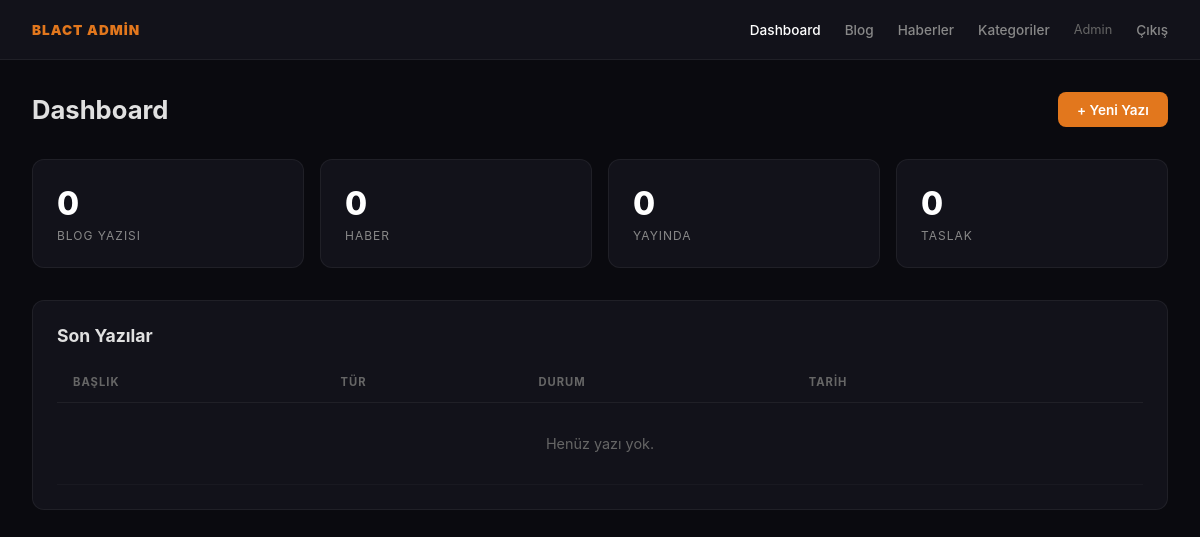
/admin/index.php (signed in), run on an earlier commit of the app's database.
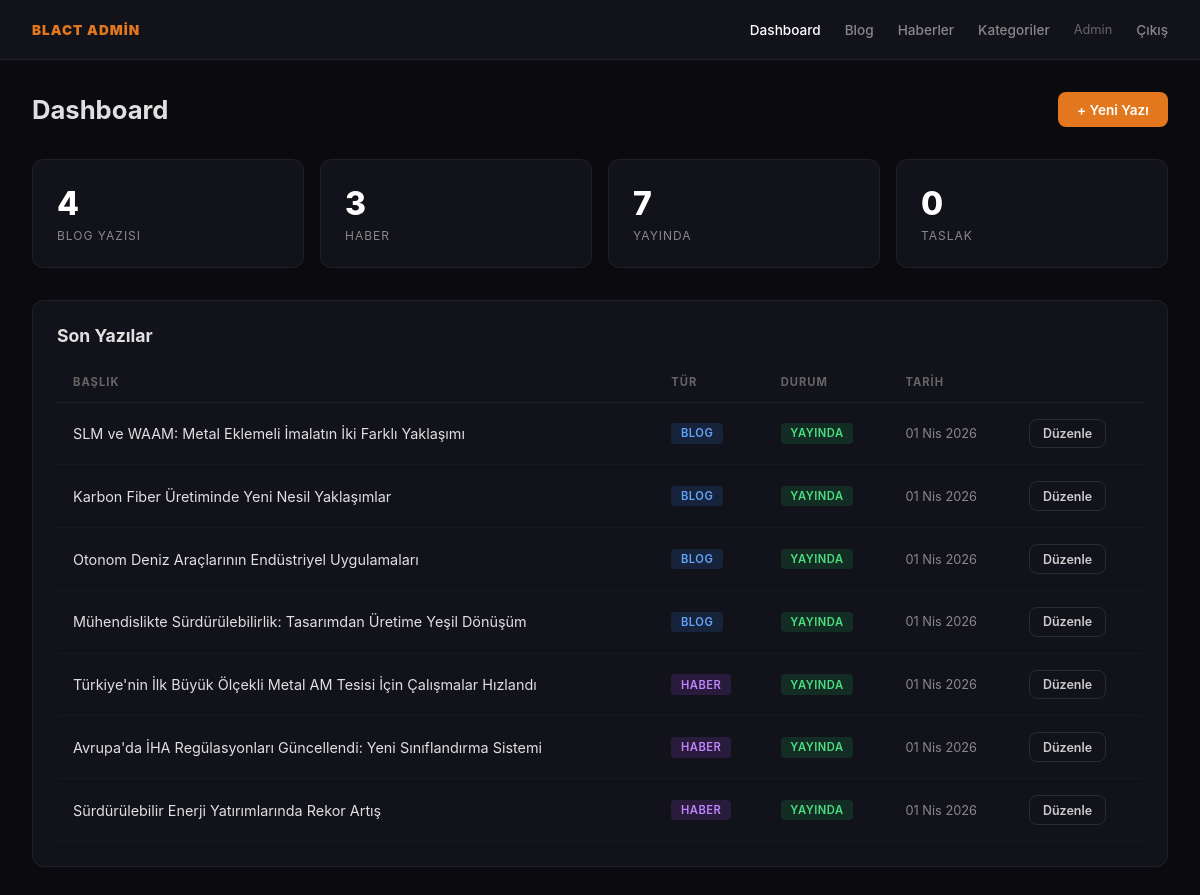
And on a later commit of the database.
### tables this page shows
CREATE TABLE posts (
    id INT AUTO_INCREMENT PRIMARY KEY,
    title VARCHAR(255) NOT NULL,
    slug VARCHAR(255) NOT NULL UNIQUE,
    excerpt TEXT,
    content LONGTEXT,
    image VARCHAR(255),
    category_id INT,
    type ENUM('blog', 'news') NOT NULL DEFAULT 'blog',
    status ENUM('draft', 'published') NOT NULL DEFAULT 'draft',
    read_time INT DEFAULT 5,
    author_id INT,
    published_at DATETIME,
    created_at TIMESTAMP DEFAULT CURRENT_TIMESTAMP,
    updated_at TIMESTAMP DEFAULT CURRENT_TIMESTAMP ON UPDATE CURRENT_TIMESTAMP,
    FOREIGN KEY (category_id) REFERENCES categories(id) ON DELETE SET NULL,
    FOREIGN KEY (author_id) REFERENCES users(id) ON DELETE SET NULL
);

### config.php (called while the page is built, shortened)
<?php
function e($str) {
    return htmlspecialchars($str, ENT_QUOTES, 'UTF-8');
}
function formatDate($date) {
    $months = ['Oca','Şub','Mar','Nis','May','Haz','Tem','Ağu','Eyl','Eki','Kas','Ara'];
    $ts = strtotime($date);
    return date('d', $ts) . ' ' . $months[date('n', $ts) - 1] . ' ' . date('Y', $ts);
}

### admin/index.php (the view)
<?php $pageTitle = 'Dashboard'; require 'header.php';
$db = getDB();
$blogCount = $db->query("SELECT COUNT(*) FROM posts WHERE type='blog'")->fetchColumn();
$newsCount = $db->query("SELECT COUNT(*) FROM posts WHERE type='news'")->fetchColumn();
$publishedCount = $db->query("SELECT COUNT(*) FROM posts WHERE status='published'")->fetchColumn();
$draftCount = $db->query("SELECT COUNT(*) FROM posts WHERE status='draft'")->fetchColumn();
$recent = $db->query("SELECT p.*, c.name as category_name FROM posts p LEFT JOIN categories c ON p.category_id = c.id ORDER BY p.created_at DESC LIMIT 10")->fetchAll();
?>
<div class="page-header">
    <h1>Dashboard</h1>
    <a href="edit.php" class="btn btn-primary">+ Yeni Yazı</a>
</div>
<div class="stats">
    <div class="stat-card"><div class="number"><?= $blogCount ?></div><div class="label">Blog Yazısı</div></div>
    <div class="stat-card"><div class="number"><?= $newsCount ?></div><div class="label">Haber</div></div>
    <div class="stat-card"><div class="number"><?= $publishedCount ?></div><div class="label">Yayında</div></div>
    <div class="stat-card"><div class="number"><?= $draftCount ?></div><div class="label">Taslak</div></div>
</div>
<div class="card">
    <h2 style="font-size:1.1rem; margin-bottom:1rem;">Son Yazılar</h2>
    <table>
        <thead><tr><th>Başlık</th><th>Tür</th><th>Durum</th><th>Tarih</th><th></th></tr></thead>
        <tbody>
        <?php foreach ($recent as $post): ?>
        <tr>
            <td><?= e($post['title']) ?></td>
            <td><span class="badge badge-<?= $post['type'] ?>"><?= $post['type'] === 'blog' ? 'Blog' : 'Haber' ?></span></td>
            <td><span class="badge badge-<?= $post['status'] ?>"><?= $post['status'] === 'published' ? 'Yayında' : 'Taslak' ?></span></td>
            <td style="font-size:0.8rem;color:#888"><?= formatDate($post['created_at']) ?></td>
            <td><div class="actions"><a href="edit.php?id=<?= $post['id'] ?>" class="btn btn-sm btn-outline">Düzenle</a></div></td>
        </tr>
        <?php endforeach; ?>
        <?php if (empty($recent)): ?><tr><td colspan="5" style="text-align:center;color:#666;padding:2rem;">Henüz yazı yok.</td></tr><?php endif; ?>
        </tbody>
    </table>
</div>
</div></body></html>

What changed in the data, as far as the page shows it:
added posts: title "SLM ve WAAM: Metal Eklemeli İmalatın İki Farklı Yaklaşımı", type "BLOG", status "YAYINDA", created_at "01 Nis 2026"
added posts: title "Karbon Fiber Üretiminde Yeni Nesil Yaklaşımlar", type "BLOG", status "YAYINDA", created_at "01 Nis 2026"
added posts: title "Otonom Deniz Araçlarının Endüstriyel Uygulamaları", type "BLOG", status "YAYINDA", created_at "01 Nis 2026"
added posts: title "Mühendislikte Sürdürülebilirlik: Tasarımdan Üretime Yeşil Dönüşüm", type "BLOG", status "YAYINDA", created_at "01 Nis 2026"
added posts: title "Türkiye'nin İlk Büyük Ölçekli Metal AM Tesisi İçin Çalışmalar Hızlandı", type "HABER", status "YAYINDA", created_at "01 Nis 2026"
added posts: title "Avrupa'da İHA Regülasyonları Güncellendi: Yeni Sınıflandırma Sistemi", type "HABER", status "YAYINDA", created_at "01 Nis 2026"
added posts: title "Sürdürülebilir Enerji Yatırımlarında Rekor Artış", type "HABER", status "YAYINDA", created_at "01 Nis 2026"
Also different on the page:
$blogCount: "0" → "4"
$newsCount: "0" → "3"
$publishedCount: "0" → "7"
text no longer shown: "Henüz yazı yok."
